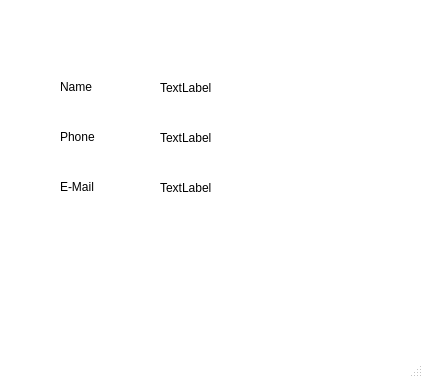
<?xml version="1.0" encoding="UTF-8"?>
<ui version="4.0">
 <class>Component2</class>
 <widget class="QMainWindow" name="Component2">
  <property name="geometry">
   <rect>
    <x>0</x>
    <y>0</y>
    <width>423</width>
    <height>378</height>
   </rect>
  </property>
  <property name="palette">
   <palette>
    <active>
     <colorrole role="Base">
      <brush brushstyle="SolidPattern">
       <color alpha="255">
        <red>255</red>
        <green>255</green>
        <blue>255</blue>
       </color>
      </brush>
     </colorrole>
     <colorrole role="Window">
      <brush brushstyle="SolidPattern">
       <color alpha="255">
        <red>255</red>
        <green>255</green>
        <blue>255</blue>
       </color>
      </brush>
     </colorrole>
    </active>
    <inactive>
     <colorrole role="Base">
      <brush brushstyle="SolidPattern">
       <color alpha="255">
        <red>255</red>
        <green>255</green>
        <blue>255</blue>
       </color>
      </brush>
     </colorrole>
     <colorrole role="Window">
      <brush brushstyle="SolidPattern">
       <color alpha="255">
        <red>255</red>
        <green>255</green>
        <blue>255</blue>
       </color>
      </brush>
     </colorrole>
    </inactive>
    <disabled>
     <colorrole role="Base">
      <brush brushstyle="SolidPattern">
       <color alpha="255">
        <red>255</red>
        <green>255</green>
        <blue>255</blue>
       </color>
      </brush>
     </colorrole>
     <colorrole role="Window">
      <brush brushstyle="SolidPattern">
       <color alpha="255">
        <red>255</red>
        <green>255</green>
        <blue>255</blue>
       </color>
      </brush>
     </colorrole>
    </disabled>
   </palette>
  </property>
  <property name="windowTitle">
   <string>MainWindow</string>
  </property>
  <widget class="QWidget" name="centralwidget">
   <widget class="QLabel" name="label">
    <property name="geometry">
     <rect>
      <x>60</x>
      <y>80</y>
      <width>47</width>
      <height>13</height>
     </rect>
    </property>
    <property name="text">
     <string>Name</string>
    </property>
   </widget>
   <widget class="QLabel" name="label_2">
    <property name="geometry">
     <rect>
      <x>160</x>
      <y>80</y>
      <width>181</width>
      <height>16</height>
     </rect>
    </property>
    <property name="text">
     <string>TextLabel</string>
    </property>
   </widget>
   <widget class="QLabel" name="label_3">
    <property name="geometry">
     <rect>
      <x>60</x>
      <y>130</y>
      <width>47</width>
      <height>13</height>
     </rect>
    </property>
    <property name="text">
     <string>Phone</string>
    </property>
   </widget>
   <widget class="QLabel" name="label_4">
    <property name="geometry">
     <rect>
      <x>160</x>
      <y>130</y>
      <width>201</width>
      <height>16</height>
     </rect>
    </property>
    <property name="text">
     <string>TextLabel</string>
    </property>
   </widget>
   <widget class="QLabel" name="label_5">
    <property name="geometry">
     <rect>
      <x>60</x>
      <y>180</y>
      <width>47</width>
      <height>13</height>
     </rect>
    </property>
    <property name="text">
     <string>E-Mail</string>
    </property>
   </widget>
   <widget class="QLabel" name="label_6">
    <property name="geometry">
     <rect>
      <x>160</x>
      <y>180</y>
      <width>201</width>
      <height>16</height>
     </rect>
    </property>
    <property name="text">
     <string>TextLabel</string>
    </property>
   </widget>
  </widget>
  <widget class="QStatusBar" name="statusbar"/>
 </widget>
 <resources/>
 <connections/>
</ui>
